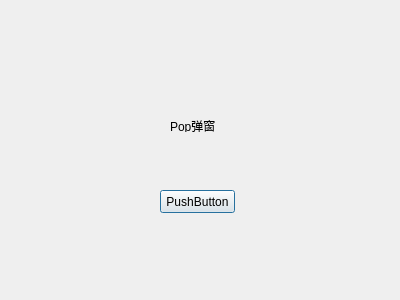
<?xml version="1.0" encoding="UTF-8"?>
<ui version="4.0">
 <class>PopForm</class>
 <widget class="QDialog" name="PopForm">
  <property name="geometry">
   <rect>
    <x>0</x>
    <y>0</y>
    <width>400</width>
    <height>300</height>
   </rect>
  </property>
  <property name="windowTitle">
   <string>Form</string>
  </property>
  <widget class="QLabel" name="label">
   <property name="geometry">
    <rect>
     <x>170</x>
     <y>120</y>
     <width>54</width>
     <height>12</height>
    </rect>
   </property>
   <property name="text">
    <string>Pop弹窗</string>
   </property>
  </widget>
  <widget class="QPushButton" name="pushButton">
   <property name="geometry">
    <rect>
     <x>160</x>
     <y>190</y>
     <width>75</width>
     <height>23</height>
    </rect>
   </property>
   <property name="text">
    <string>PushButton</string>
   </property>
  </widget>
 </widget>
 <resources/>
 <connections/>
</ui>
